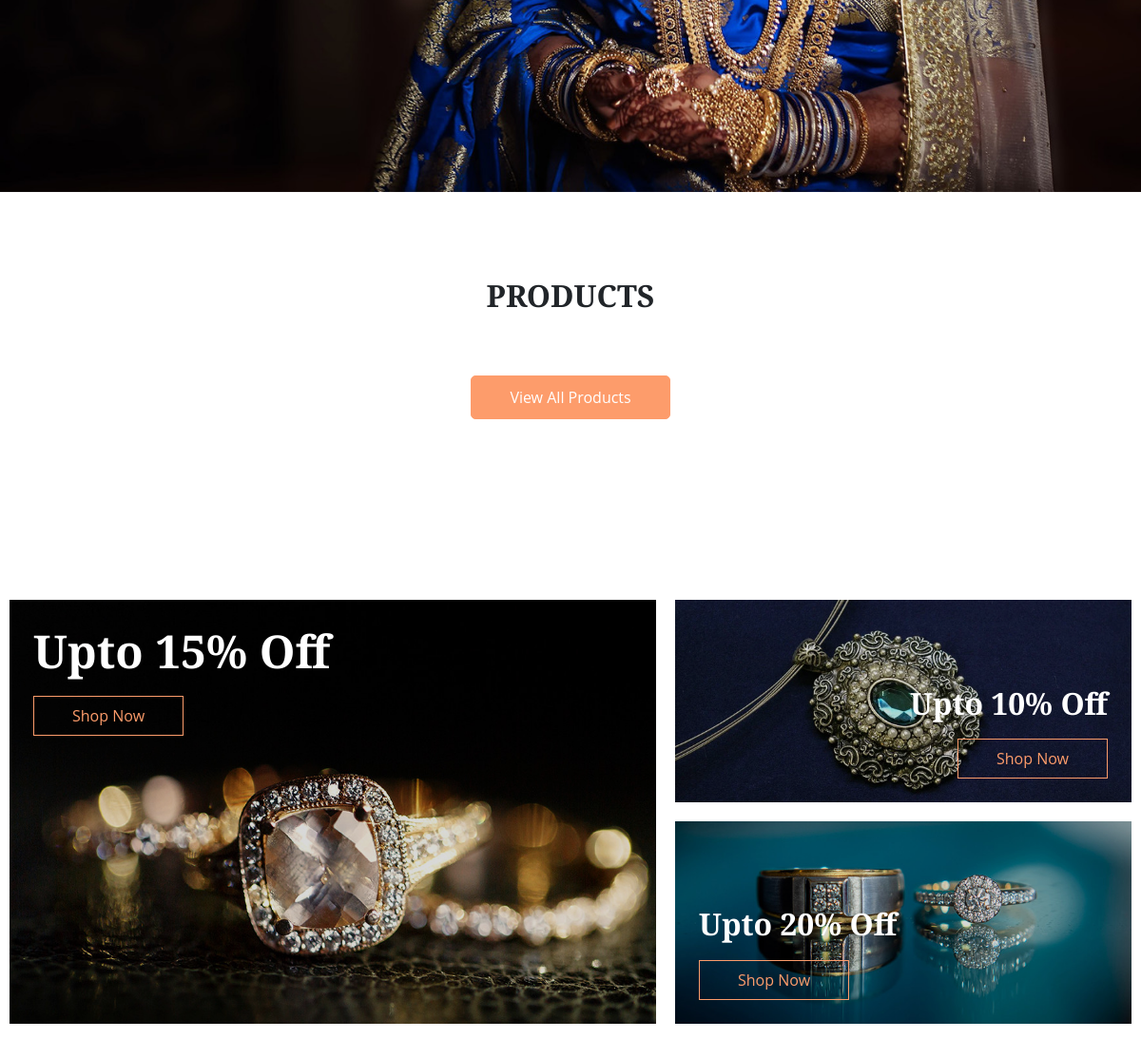
Before: / (middle part) with the older database file.
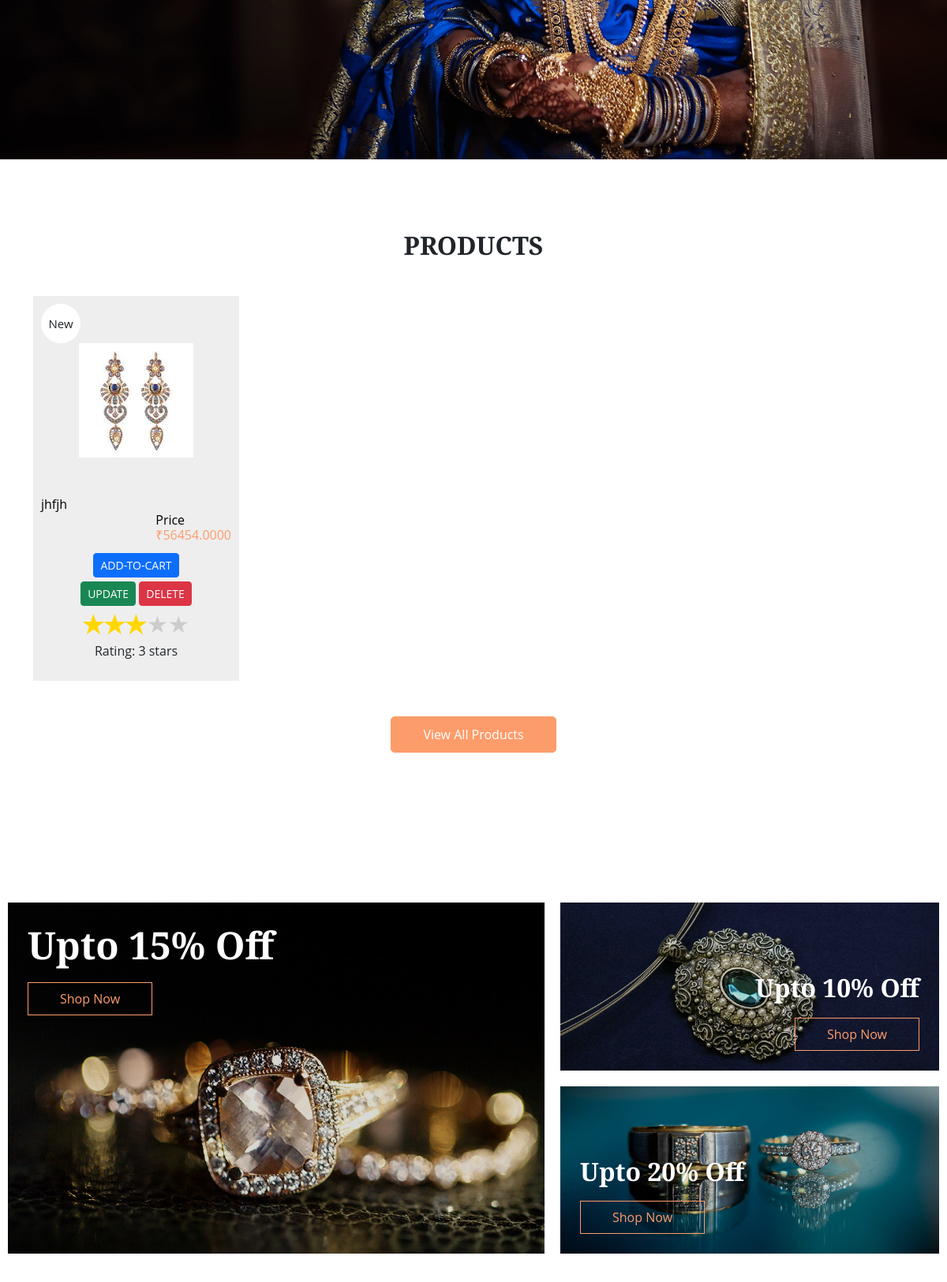
After: the same page with the newer database file.
### shop/models.py (models this page shows)
class productmodel(models.Model):
    Title= models.CharField(max_length=225,name='TITLE',null=False)
    Description=models.TextField(max_length=500,name='DESCRIPTION',null=True)
    Price=models.DecimalField(name="PRICE",null=False,decimal_places=4,max_digits=25)
    Rating=models.IntegerField(name='RATINGS',default=1)
    imagepath=models.ImageField(name="IMAGE",upload_to='product_images/', null=True)
    Product_Category=models.CharField(name="PRODUCT_CATEGORY",max_length=500, null=True)

### products/views.py (the view)
# urls.py: path('',indexpage,name="index"),
def indexpage(request):
    product=productmodel.objects.all()[:4]
    return render(request,"index.html" ,context={"user":request.user,"products":product})

### templates/index.html (shortened to what this page needs)
{% extends 'base.html' %}
{%block content %}
{%load static%}
  <section class="slider_section position-relative">
    <div class="slider_bg_box">
      <img src='{% static "/images/slider-bg.jpg" %}' alt="">
    </div>
    <div class="container">
      <div class="col-md-9 col-lg-8">
        <div class="detail-box">
        </div>
      </div>
    </div>
  </section>
<section class="shop_section layout_padding">
  <div class="container">
    <div class="heading_container heading_center">
      <h2>
     Products
      </h2>
    </div>
    <div class="row">
      {%for product in products%}
      <div class="col-sm-6 col-md-4 col-lg-3">
          <div class="box">
          <a href="">
            <div class="img-box">
              <img src= "{{product.IMAGE.url}}" alt="">
            </div>
            <div class="detail-box">
              <h6>
                {{product.TITLE}}
              </h6>
                <h6 ><br>
                  Price
                  <span><br>
                  ₹{{product.PRICE}}
                  </span>
                </h6>
            </div>
            <div id="adddeleteupdate" style="text-align: center;" >
              <div style="padding-top: 5px; padding-bottom:5px">
                <button type="button" class="btn btn-primary btn-sm"><a style="color: rgb(253, 253, 253);" href="{%url 'edit' product.id %}">ADD-TO-CART </a></button>
              </div>
                <button type="button" class="btn btn-success btn-sm"><a style="color: rgb(255, 255, 255);" href="{%url 'edit' product.id %}">UPDATE</a></button>
                <button type="button"  class="btn btn-danger btn-sm"><a style="color: white;"  href="{%url 'delete' product.id %}">DELETE</a></button>
              </div>
            <div class="container">
               <div class="rating" data-rating="0" style="text-align: center;">
                 {% if product.RATINGS %}
                   {% for i in "x"|ljust:"5" %}
                   {% if forloop.counter <= product.RATINGS %}
                   <span class="star  active star-{{product.id}}" data-value="{{ forloop.counter }}">&#9733;</span>
                   {% else %}
                   <span class="normalstar star-{{product.id}}" data-value="{{ forloop.counter }}">&#9733;</span>
                   {% endif %}
                   {%endfor%}
                   {%endif%}
               </div>
              <p style="text-align: center;">Rating: <span id="rating-{{product.id}}">{{product.RATINGS}}</span> stars</p>
          </div>
            <div class="new">
              <span>
                New
              </span>
            </div>
          </a>
        </div>
      </div>
      {%endfor%}
    <div class="btn-box">
      <a href="">
        View All Products
      </a>
    </div>
  </div>
</section>
  <section class="offer_section layout_padding">
    <div class="container-fluid">
      <div class="row">
        <div class="col-md-7 px-0">
          <div class="box offer-box1">
            <img src='{% static "images/o1.jpg" %}' alt="">
            <div class="detail-box">
              <h2>
                Upto 15% Off
              </h2>
              <a href="">
                Shop Now
              </a>
            </div>
          </div>
        </div>
        <div class="col-md-5 px-0">
          <div class="box offer-box2">
            <img src='{% static "images/o2.jpg" %}' alt="">
            <div class="detail-box">
              <h2>
                Upto 10% Off
              </h2>
              <a href="">
                Shop Now
              </a>
            </div>
          </div>
          <div class="box offer-box3">
            <img src='{% static "images/o3.jpg" %}'alt="">
            <div class="detail-box">
              <h2>
                Upto 20% Off
              </h2>
              <a href="">
                Shop Now
              </a>
            </div>
          </div>
        </div>
      </div>
    </div>
  </section>
  {%endblock%}

Changed rows visible on the page:
added productmodel: IMAGE (picture), TITLE "jhfjh", PRICE "56454.0000", RATINGS "3"
